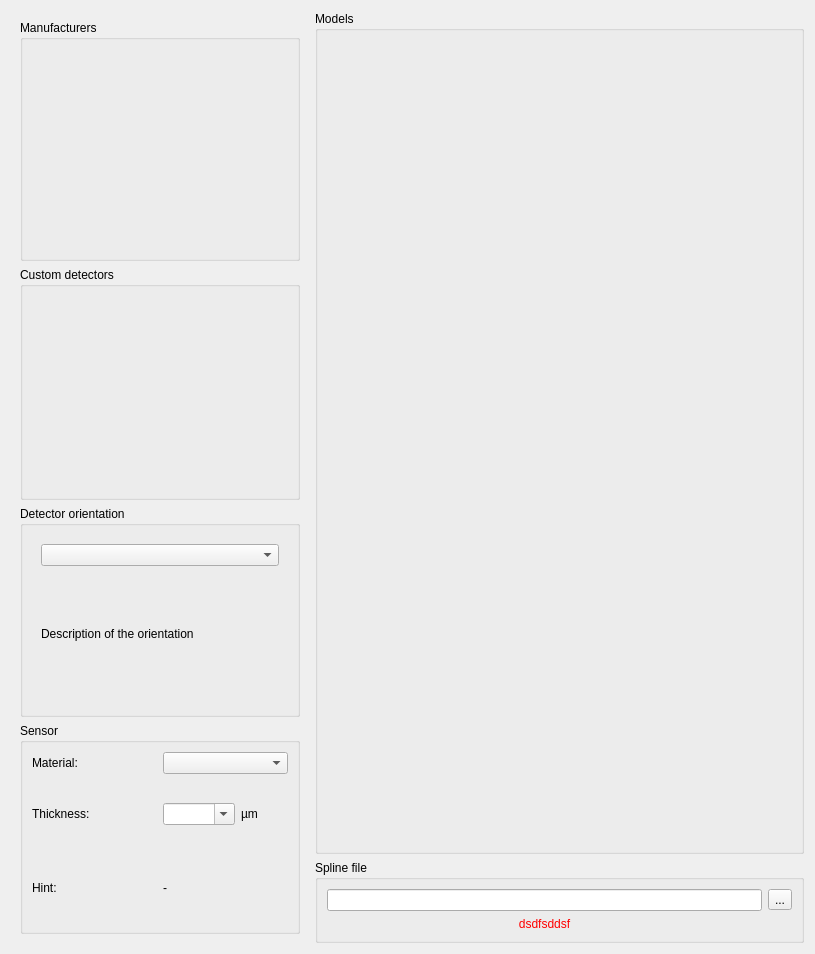
<?xml version="1.0" encoding="UTF-8"?>
<ui version="4.0">
 <class>Form</class>
 <widget class="QWidget" name="Form">
  <property name="geometry">
   <rect>
    <x>0</x>
    <y>0</y>
    <width>815</width>
    <height>954</height>
   </rect>
  </property>
  <property name="sizePolicy">
   <sizepolicy hsizetype="MinimumExpanding" vsizetype="Preferred">
    <horstretch>0</horstretch>
    <verstretch>0</verstretch>
   </sizepolicy>
  </property>
  <property name="windowTitle">
   <string>Form</string>
  </property>
  <layout class="QHBoxLayout" name="horizontalLayout_3">
   <item>
    <widget class="QWidget" name="widget" native="true">
     <property name="sizePolicy">
      <sizepolicy hsizetype="Maximum" vsizetype="Preferred">
       <horstretch>0</horstretch>
       <verstretch>0</verstretch>
      </sizepolicy>
     </property>
     <layout class="QVBoxLayout" name="verticalLayout_12">
      <item>
       <widget class="QGroupBox" name="groupBox">
        <property name="title">
         <string>Manufacturers</string>
        </property>
        <layout class="QVBoxLayout" name="verticalLayout_4">
         <item>
          <widget class="QListView" name="_manufacturerList">
           <property name="sizePolicy">
            <sizepolicy hsizetype="Maximum" vsizetype="Maximum">
             <horstretch>0</horstretch>
             <verstretch>0</verstretch>
            </sizepolicy>
           </property>
           <property name="minimumSize">
            <size>
             <width>0</width>
             <height>200</height>
            </size>
           </property>
           <property name="baseSize">
            <size>
             <width>0</width>
             <height>200</height>
            </size>
           </property>
           <property name="styleSheet">
            <string notr="true">QListView {
background-color: transparent;
}</string>
           </property>
           <property name="frameShape">
            <enum>QFrame::NoFrame</enum>
           </property>
           <property name="editTriggers">
            <set>QAbstractItemView::NoEditTriggers</set>
           </property>
           <property name="uniformItemSizes">
            <bool>true</bool>
           </property>
          </widget>
         </item>
        </layout>
       </widget>
      </item>
      <item>
       <widget class="QGroupBox" name="groupBox_2">
        <property name="title">
         <string>Custom detectors</string>
        </property>
        <layout class="QVBoxLayout" name="verticalLayout_5">
         <item>
          <widget class="QListView" name="_customList">
           <property name="sizePolicy">
            <sizepolicy hsizetype="Maximum" vsizetype="Minimum">
             <horstretch>0</horstretch>
             <verstretch>0</verstretch>
            </sizepolicy>
           </property>
           <property name="styleSheet">
            <string notr="true">QListView {
background-color: transparent;
}</string>
           </property>
           <property name="frameShape">
            <enum>QFrame::NoFrame</enum>
           </property>
           <property name="editTriggers">
            <set>QAbstractItemView::NoEditTriggers</set>
           </property>
           <property name="uniformItemSizes">
            <bool>true</bool>
           </property>
          </widget>
         </item>
        </layout>
       </widget>
      </item>
      <item>
       <widget class="QGroupBox" name="groupBox_6">
        <property name="title">
         <string>Detector orientation</string>
        </property>
        <layout class="QVBoxLayout" name="verticalLayout_10">
         <item>
          <widget class="QWidget" name="widget_3" native="true">
           <layout class="QVBoxLayout" name="verticalLayout">
            <item>
             <widget class="QComboBox" name="_detectorOrientation"/>
            </item>
            <item>
             <widget class="QLabel" name="_detectorOrientationLabel">
              <property name="sizePolicy">
               <sizepolicy hsizetype="Preferred" vsizetype="Minimum">
                <horstretch>0</horstretch>
                <verstretch>0</verstretch>
               </sizepolicy>
              </property>
              <property name="text">
               <string>Description of the orientation</string>
              </property>
              <property name="wordWrap">
               <bool>true</bool>
              </property>
             </widget>
            </item>
           </layout>
          </widget>
         </item>
        </layout>
       </widget>
      </item>
      <item>
       <widget class="QGroupBox" name="_sensorGroup">
        <property name="sizePolicy">
         <sizepolicy hsizetype="Preferred" vsizetype="Minimum">
          <horstretch>0</horstretch>
          <verstretch>0</verstretch>
         </sizepolicy>
        </property>
        <property name="title">
         <string>Sensor</string>
        </property>
        <layout class="QGridLayout" name="gridLayout_5">
         <item row="0" column="0">
          <widget class="QLabel" name="label">
           <property name="sizePolicy">
            <sizepolicy hsizetype="Preferred" vsizetype="Minimum">
             <horstretch>0</horstretch>
             <verstretch>0</verstretch>
            </sizepolicy>
           </property>
           <property name="text">
            <string>Material:</string>
           </property>
          </widget>
         </item>
         <item row="0" column="1">
          <widget class="QComboBox" name="_detectorSensorMaterials"/>
         </item>
         <item row="1" column="0">
          <widget class="QLabel" name="label_2">
           <property name="sizePolicy">
            <sizepolicy hsizetype="Preferred" vsizetype="Minimum">
             <horstretch>0</horstretch>
             <verstretch>0</verstretch>
            </sizepolicy>
           </property>
           <property name="text">
            <string>Thickness:</string>
           </property>
          </widget>
         </item>
         <item row="1" column="1">
          <layout class="QHBoxLayout" name="horizontalLayout">
           <item>
            <widget class="QComboBox" name="_detectorSensorThickness">
             <property name="editable">
              <bool>true</bool>
             </property>
            </widget>
           </item>
           <item>
            <widget class="QLabel" name="label_3">
             <property name="sizePolicy">
              <sizepolicy hsizetype="Minimum" vsizetype="Minimum">
               <horstretch>0</horstretch>
               <verstretch>0</verstretch>
              </sizepolicy>
             </property>
             <property name="text">
              <string>µm</string>
             </property>
            </widget>
           </item>
          </layout>
         </item>
         <item row="2" column="0">
          <widget class="QLabel" name="label_4">
           <property name="text">
            <string>Hint:</string>
           </property>
          </widget>
         </item>
         <item row="2" column="1">
          <widget class="QLabel" name="_detectorSensorInfo">
           <property name="text">
            <string>-</string>
           </property>
          </widget>
         </item>
        </layout>
       </widget>
      </item>
     </layout>
    </widget>
   </item>
   <item>
    <widget class="QStackedWidget" name="_stacked">
     <property name="currentIndex">
      <number>0</number>
     </property>
     <widget class="QWidget" name="_modelPanel">
      <layout class="QVBoxLayout" name="verticalLayout_3">
       <property name="leftMargin">
        <number>0</number>
       </property>
       <property name="topMargin">
        <number>0</number>
       </property>
       <property name="rightMargin">
        <number>0</number>
       </property>
       <property name="bottomMargin">
        <number>0</number>
       </property>
       <item>
        <widget class="QGroupBox" name="groupBox_3">
         <property name="title">
          <string>Models</string>
         </property>
         <layout class="QVBoxLayout" name="verticalLayout_6">
          <item>
           <widget class="QTableView" name="_detectorView">
            <property name="styleSheet">
             <string notr="true">QTableView {
background-color: transparent;
}</string>
            </property>
            <property name="frameShape">
             <enum>QFrame::NoFrame</enum>
            </property>
            <property name="editTriggers">
             <set>QAbstractItemView::NoEditTriggers</set>
            </property>
            <property name="showGrid">
             <bool>false</bool>
            </property>
            <property name="cornerButtonEnabled">
             <bool>false</bool>
            </property>
            <attribute name="horizontalHeaderVisible">
             <bool>false</bool>
            </attribute>
            <attribute name="verticalHeaderVisible">
             <bool>false</bool>
            </attribute>
           </widget>
          </item>
         </layout>
        </widget>
       </item>
       <item>
        <widget class="QGroupBox" name="_splinePanel">
         <property name="title">
          <string>Spline file</string>
         </property>
         <layout class="QVBoxLayout" name="verticalLayout_7">
          <item>
           <widget class="QWidget" name="_splinePanel_" native="true">
            <layout class="QGridLayout" name="gridLayout_4">
             <property name="leftMargin">
              <number>0</number>
             </property>
             <property name="topMargin">
              <number>0</number>
             </property>
             <property name="rightMargin">
              <number>0</number>
             </property>
             <property name="bottomMargin">
              <number>0</number>
             </property>
             <item row="2" column="0">
              <widget class="QLabel" name="_splineError">
               <property name="styleSheet">
                <string notr="true">QLabel {color:red}</string>
               </property>
               <property name="text">
                <string>dsdfsddsf</string>
               </property>
               <property name="alignment">
                <set>Qt::AlignCenter</set>
               </property>
               <property name="wordWrap">
                <bool>true</bool>
               </property>
              </widget>
             </item>
             <item row="1" column="0">
              <widget class="FileEdit" name="_splineFile">
               <property name="text">
                <string/>
               </property>
              </widget>
             </item>
             <item row="1" column="1">
              <widget class="QToolButton" name="_splineLoader">
               <property name="text">
                <string>...</string>
               </property>
              </widget>
             </item>
            </layout>
           </widget>
          </item>
         </layout>
        </widget>
       </item>
      </layout>
     </widget>
     <widget class="QWidget" name="_filePanel">
      <layout class="QGridLayout" name="gridLayout">
       <property name="leftMargin">
        <number>0</number>
       </property>
       <property name="topMargin">
        <number>0</number>
       </property>
       <property name="rightMargin">
        <number>0</number>
       </property>
       <property name="bottomMargin">
        <number>0</number>
       </property>
       <item row="1" column="0">
        <widget class="QGroupBox" name="groupBox_4">
         <property name="title">
          <string>HDF5 or spline file description </string>
         </property>
         <layout class="QGridLayout" name="gridLayout_3">
          <item row="0" column="0">
           <widget class="FileEdit" name="_fileSelection">
            <property name="text">
             <string/>
            </property>
           </widget>
          </item>
          <item row="1" column="0">
           <widget class="QLabel" name="_fileError">
            <property name="styleSheet">
             <string notr="true">QLabel {color:red}</string>
            </property>
            <property name="text">
             <string>dsdfsddsf</string>
            </property>
            <property name="alignment">
             <set>Qt::AlignCenter</set>
            </property>
            <property name="wordWrap">
             <bool>true</bool>
            </property>
           </widget>
          </item>
          <item row="0" column="1">
           <widget class="QToolButton" name="_fileLoader">
            <property name="text">
             <string>...</string>
            </property>
           </widget>
          </item>
          <item row="2" column="0">
           <widget class="QLabel" name="_fileResult">
            <property name="styleSheet">
             <string notr="true"/>
            </property>
            <property name="text">
             <string>dsdfsddsf</string>
            </property>
            <property name="alignment">
             <set>Qt::AlignCenter</set>
            </property>
            <property name="wordWrap">
             <bool>true</bool>
            </property>
           </widget>
          </item>
          <item row="3" column="0">
           <spacer name="verticalSpacer_3">
            <property name="orientation">
             <enum>Qt::Vertical</enum>
            </property>
            <property name="sizeHint" stdset="0">
             <size>
              <width>20</width>
              <height>40</height>
             </size>
            </property>
           </spacer>
          </item>
         </layout>
        </widget>
       </item>
      </layout>
     </widget>
     <widget class="QWidget" name="_manualPanel">
      <layout class="QVBoxLayout" name="verticalLayout_2">
       <property name="leftMargin">
        <number>0</number>
       </property>
       <property name="topMargin">
        <number>0</number>
       </property>
       <property name="rightMargin">
        <number>0</number>
       </property>
       <property name="bottomMargin">
        <number>0</number>
       </property>
       <item>
        <widget class="QGroupBox" name="groupBox_5">
         <property name="title">
          <string>Manual detector description </string>
         </property>
         <layout class="QVBoxLayout" name="verticalLayout_8" stretch="0">
          <item>
           <widget class="QWidget" name="widget_2" native="true">
            <property name="sizePolicy">
             <sizepolicy hsizetype="Preferred" vsizetype="Expanding">
              <horstretch>0</horstretch>
              <verstretch>0</verstretch>
             </sizepolicy>
            </property>
            <layout class="QVBoxLayout" name="verticalLayout_9">
             <item>
              <layout class="QGridLayout" name="gridLayout_2">
               <item row="1" column="0">
                <widget class="QLabel" name="_energyUnit_5">
                 <property name="sizePolicy">
                  <sizepolicy hsizetype="Fixed" vsizetype="Preferred">
                   <horstretch>0</horstretch>
                   <verstretch>0</verstretch>
                  </sizepolicy>
                 </property>
                 <property name="text">
                  <string>Detector size:</string>
                 </property>
                </widget>
               </item>
               <item row="0" column="2">
                <widget class="QLabel" name="_energyUnit_3">
                 <property name="sizePolicy">
                  <sizepolicy hsizetype="Fixed" vsizetype="Preferred">
                   <horstretch>0</horstretch>
                   <verstretch>0</verstretch>
                  </sizepolicy>
                 </property>
                 <property name="text">
                  <string>×</string>
                 </property>
                </widget>
               </item>
               <item row="1" column="2">
                <widget class="QLabel" name="_energyUnit_7">
                 <property name="sizePolicy">
                  <sizepolicy hsizetype="Fixed" vsizetype="Preferred">
                   <horstretch>0</horstretch>
                   <verstretch>0</verstretch>
                  </sizepolicy>
                 </property>
                 <property name="text">
                  <string>×</string>
                 </property>
                </widget>
               </item>
               <item row="0" column="3">
                <widget class="QuantityEdit" name="_pixelHeight">
                 <property name="text">
                  <string/>
                 </property>
                 <property name="alignment">
                  <set>Qt::AlignRight|Qt::AlignTrailing|Qt::AlignVCenter</set>
                 </property>
                </widget>
               </item>
               <item row="0" column="4">
                <widget class="QLabel" name="_energyUnit">
                 <property name="sizePolicy">
                  <sizepolicy hsizetype="Fixed" vsizetype="Preferred">
                   <horstretch>0</horstretch>
                   <verstretch>0</verstretch>
                  </sizepolicy>
                 </property>
                 <property name="text">
                  <string>μm</string>
                 </property>
                </widget>
               </item>
               <item row="0" column="0">
                <widget class="QLabel" name="_energyUnit_2">
                 <property name="sizePolicy">
                  <sizepolicy hsizetype="Fixed" vsizetype="Preferred">
                   <horstretch>0</horstretch>
                   <verstretch>0</verstretch>
                  </sizepolicy>
                 </property>
                 <property name="text">
                  <string>Pixel size:</string>
                 </property>
                </widget>
               </item>
               <item row="1" column="1">
                <widget class="QuantityEdit" name="_detectorWidth">
                 <property name="text">
                  <string/>
                 </property>
                 <property name="alignment">
                  <set>Qt::AlignRight|Qt::AlignTrailing|Qt::AlignVCenter</set>
                 </property>
                </widget>
               </item>
               <item row="0" column="1">
                <widget class="QuantityEdit" name="_pixelWidth">
                 <property name="text">
                  <string/>
                 </property>
                 <property name="alignment">
                  <set>Qt::AlignRight|Qt::AlignTrailing|Qt::AlignVCenter</set>
                 </property>
                </widget>
               </item>
               <item row="1" column="3">
                <widget class="QuantityEdit" name="_detectorHeight">
                 <property name="text">
                  <string/>
                 </property>
                 <property name="alignment">
                  <set>Qt::AlignRight|Qt::AlignTrailing|Qt::AlignVCenter</set>
                 </property>
                </widget>
               </item>
               <item row="1" column="4">
                <widget class="QLabel" name="_energyUnit_8">
                 <property name="sizePolicy">
                  <sizepolicy hsizetype="Fixed" vsizetype="Preferred">
                   <horstretch>0</horstretch>
                   <verstretch>0</verstretch>
                  </sizepolicy>
                 </property>
                 <property name="text">
                  <string>px</string>
                 </property>
                </widget>
               </item>
              </layout>
             </item>
             <item>
              <widget class="QLabel" name="_orientationLabel">
               <property name="sizePolicy">
                <sizepolicy hsizetype="Fixed" vsizetype="Preferred">
                 <horstretch>0</horstretch>
                 <verstretch>0</verstretch>
                </sizepolicy>
               </property>
               <property name="text">
                <string/>
               </property>
              </widget>
             </item>
             <item>
              <widget class="QLabel" name="_customResult">
               <property name="styleSheet">
                <string notr="true"/>
               </property>
               <property name="text">
                <string>dsdfsddsf</string>
               </property>
               <property name="alignment">
                <set>Qt::AlignCenter</set>
               </property>
               <property name="wordWrap">
                <bool>true</bool>
               </property>
              </widget>
             </item>
             <item>
              <widget class="QLabel" name="_customError">
               <property name="styleSheet">
                <string notr="true">QLabel {color:red}</string>
               </property>
               <property name="text">
                <string>dsdfsddsf</string>
               </property>
               <property name="alignment">
                <set>Qt::AlignCenter</set>
               </property>
               <property name="wordWrap">
                <bool>true</bool>
               </property>
              </widget>
             </item>
             <item>
              <spacer name="verticalSpacer">
               <property name="orientation">
                <enum>Qt::Vertical</enum>
               </property>
               <property name="sizeHint" stdset="0">
                <size>
                 <width>17</width>
                 <height>119</height>
                </size>
               </property>
              </spacer>
             </item>
            </layout>
           </widget>
          </item>
         </layout>
        </widget>
       </item>
      </layout>
     </widget>
    </widget>
   </item>
  </layout>
 </widget>
 <customwidgets>
  <customwidget>
   <class>QuantityEdit</class>
   <extends>QLineEdit</extends>
   <header>pyFAI.gui.widgets.QuantityEdit</header>
  </customwidget>
  <customwidget>
   <class>FileEdit</class>
   <extends>QLineEdit</extends>
   <header>pyFAI.gui.widgets.FileEdit</header>
  </customwidget>
 </customwidgets>
 <tabstops>
  <tabstop>_manufacturerList</tabstop>
  <tabstop>_customList</tabstop>
  <tabstop>_detectorOrientation</tabstop>
  <tabstop>_detectorSensorMaterials</tabstop>
  <tabstop>_detectorView</tabstop>
  <tabstop>_splineFile</tabstop>
  <tabstop>_splineLoader</tabstop>
  <tabstop>_fileSelection</tabstop>
  <tabstop>_fileLoader</tabstop>
  <tabstop>_pixelWidth</tabstop>
  <tabstop>_pixelHeight</tabstop>
  <tabstop>_detectorWidth</tabstop>
  <tabstop>_detectorHeight</tabstop>
 </tabstops>
 <resources/>
 <connections/>
</ui>
